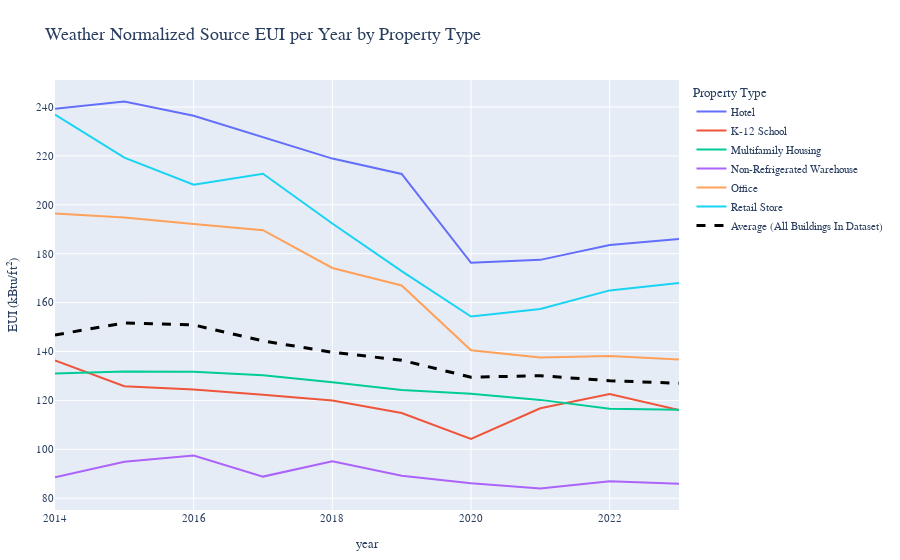

Here is the notebook cell this chart was saved with:
### Code cell
import plotly.express as px
import plotly.graph_objects as go

# Group by property type and year
df_nyc_gb = df_nyc_graph.groupby(['Primary Property Type - Self Selected', 'year'])['Weather Normalized Source EUI (kBtu/ft²)'].mean().reset_index()

# Compute yearly average across all property types
df_avg = df_nyc_simp.groupby('year')['Weather Normalized Source EUI (kBtu/ft²)'].mean().reset_index()

# Plot main figure
fig = px.line(
    df_nyc_gb,
    x="year",
    y="Weather Normalized Source EUI (kBtu/ft²)",
    color="Primary Property Type - Self Selected",
    title="Weather Normalized Source EUI per Year by Property Type",
    labels={"Weather Normalized Source EUI (kBtu/ft²)": "EUI (kBtu/ft²)"}
)

# Add average line trace
fig.add_trace(
    go.Scatter(
        x=df_avg["year"],
        y=df_avg["Weather Normalized Source EUI (kBtu/ft²)"],
        mode="lines",
        name="Average (All Buildings In Dataset)",
        line=dict(color="black", width=3, dash="dash")
    )
)

# Layout styling
fig.update_layout(
    font=dict(family="Times New Roman", size=11),
    title_font=dict(size=18, family="Times New Roman"),
    legend_title_text="Property Type",
    legend=dict(title_font_family="Times New Roman"),
    margin=dict(l=40, r=40, t=80, b=40)
)

fig.show()

### Figure 1 — Plotly figure (JSON) as saved in the notebook; plotly's stock layout.template omitted (floating-point values rounded to 4 significant figures)
{"data": [{"hovertemplate": "Primary Property Type - Self Selected=Hotel<br>year=%{x}<br>EUI (kBtu/ft²)=%{y}<extra></extra>", "legendgroup": "Hotel", "line": {"color": "#636efa", "dash": "solid"}, "marker": {"symbol": "circle"}, "mode": "lines", "name": "Hotel", "orientation": "v", "showlegend": true, "type": "scatter", "x": [2014, 2015, 2016, 2017, 2018, 2019, 2020, 2021, 2022, 2023], "xaxis": "x", "y": [239.3, 242.3, 236.5, 227.5, 218.9, 212.6, 176.3, 177.5, 183.6, 186.0], "yaxis": "y"}, {"hovertemplate": "Primary Property Type - Self Selected=K-12 School<br>year=%{x}<br>EUI (kBtu/ft²)=%{y}<extra></extra>", "legendgroup": "K-12 School", "line": {"color": "#EF553B", "dash": "solid"}, "marker": {"symbol": "circle"}, "mode": "lines", "name": "K-12 School", "orientation": "v", "showlegend": true, "type": "scatter", "x": [2014, 2015, 2016, 2017, 2018, 2019, 2020, 2021, 2022, 2023], "xaxis": "x", "y": [136.3, 125.8, 124.4, 122.4, 119.9, 114.8, 104.2, 116.8, 122.6, 116.0], "yaxis": "y"}, {"hovertemplate": "Primary Property Type - Self Selected=Multifamily Housing<br>year=%{x}<br>EUI (kBtu/ft²)=%{y}<extra></extra>", "legendgroup": "Multifamily Housing", "line": {"color": "#00cc96", "dash": "solid"}, "marker": {"symbol": "circle"}, "mode": "lines", "name": "Multifamily Housing", "orientation": "v", "showlegend": true, "type": "scatter", "x": [2014, 2015, 2016, 2017, 2018, 2019, 2020, 2021, 2022, 2023], "xaxis": "x", "y": [131.0, 131.8, 131.7, 130.3, 127.5, 124.2, 122.7, 120.2, 116.6, 116.1], "yaxis": "y"}, {"hovertemplate": "Primary Property Type - Self Selected=Non-Refrigerated Warehouse<br>year=%{x}<br>EUI (kBtu/ft²)=%{y}<extra></extra>", "legendgroup": "Non-Refrigerated Warehouse", "line": {"color": "#ab63fa", "dash": "solid"}, "marker": {"symbol": "circle"}, "mode": "lines", "name": "Non-Refrigerated Warehouse", "orientation": "v", "showlegend": true, "type": "scatter", "x": [2014, 2015, 2016, 2017, 2018, 2019, 2020, 2021, 2022, 2023], "xaxis": "x", "y": [88.54, 94.91, 97.43, 88.83, 95.1, 89.19, 86.08, 83.97, 86.98, 85.93], "yaxis": "y"}, {"hovertemplate": "Primary Property Type - Self Selected=Office<br>year=%{x}<br>EUI (kBtu/ft²)=%{y}<extra></extra>", "legendgroup": "Office", "line": {"color": "#FFA15A", "dash": "solid"}, "marker": {"symbol": "circle"}, "mode": "lines", "name": "Office", "orientation": "v", "showlegend": true, "type": "scatter", "x": [2014, 2015, 2016, 2017, 2018, 2019, 2020, 2021, 2022, 2023], "xaxis": "x", "y": [196.5, 194.9, 192.1, 189.6, 174.2, 167.0, 140.5, 137.5, 138.2, 136.7], "yaxis": "y"}, {"hovertemplate": "Primary Property Type - Self Selected=Retail Store<br>year=%{x}<br>EUI (kBtu/ft²)=%{y}<extra></extra>", "legendgroup": "Retail Store", "line": {"color": "#19d3f3", "dash": "solid"}, "marker": {"symbol": "circle"}, "mode": "lines", "name": "Retail Store", "orientation": "v", "showlegend": true, "type": "scatter", "x": [2014, 2015, 2016, 2017, 2018, 2019, 2020, 2021, 2022, 2023], "xaxis": "x", "y": [236.9, 219.3, 208.2, 212.7, 192.4, 172.9, 154.3, 157.4, 165.0, 168.0], "yaxis": "y"}, {"line": {"color": "black", "dash": "dash", "width": 3}, "mode": "lines", "name": "Average (All Buildings In Dataset)", "type": "scatter", "x": [2014, 2015, 2016, 2017, 2018, 2019, 2020, 2021, 2022, 2023], "y": [146.8, 151.7, 150.9, 144.3, 139.7, 136.5, 129.5, 130.1, 128.1, 127.0]}], "layout": {"autosize": true, "font": {"family": "Times New Roman", "size": 11}, "legend": {"title": {"font": {"family": "Times New Roman"}, "text": "Property Type"}, "tracegroupgap": 0}, "margin": {"b": 40, "l": 40, "r": 40, "t": 80}, "title": {"font": {"family": "Times New Roman", "size": 18}, "text": "Weather Normalized Source EUI per Year by Property Type"}, "xaxis": {"anchor": "y", "autorange": true, "domain": [0, 1], "range": [2014, 2023], "title": {"text": "year"}, "type": "linear"}, "yaxis": {"anchor": "x", "autorange": true, "domain": [0, 1], "range": [75.17, 251.1], "title": {"text": "EUI (kBtu/ft²)"}, "type": "linear"}}}
